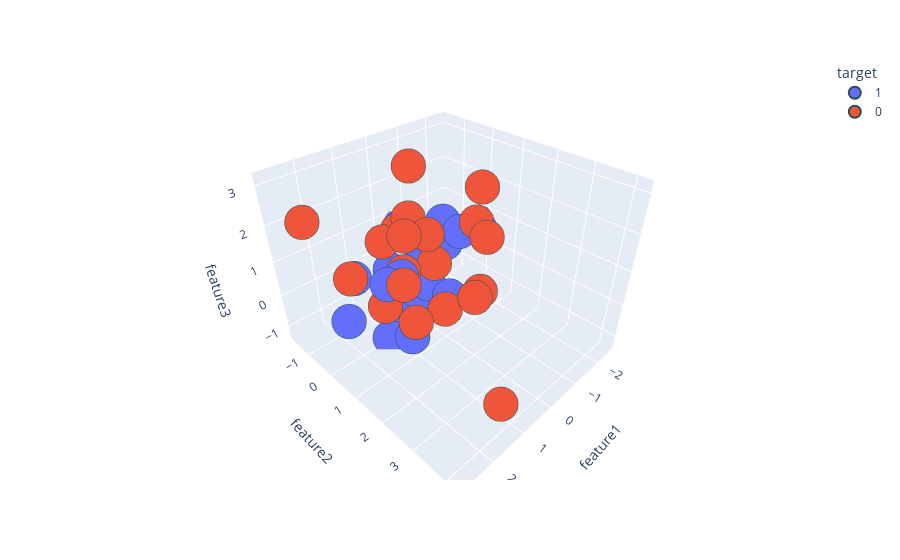

Here is the notebook cell this chart was saved with:
### Code cell
import plotly.express as px

# Convert target to string first
df['target'] = df['target'].astype(str)

# Then pass column NAMES (strings), not the Series themselves
fig = px.scatter_3d(df, 
                    x='feature1',  # Just the column name
                    y='feature2', 
                    z='feature3',
                    color='target')  # Just the column name

fig.update_traces(marker=dict(size=12,
                              line=dict(width=2,
                                        color='DarkSlateGrey')),
                  selector=dict(mode='markers'))

fig.show()

### Figure 1 — Plotly figure (JSON) as saved in the notebook; plotly's stock layout.template omitted (floating-point values rounded to 4 significant figures)
{"data": [{"hovertemplate": "target=1<br>feature1=%{x}<br>feature2=%{y}<br>feature3=%{z}<extra></extra>", "legendgroup": "1", "marker": {"color": "#636efa", "line": {"color": "DarkSlateGrey", "width": 2}, "size": 12, "symbol": "circle"}, "mode": "markers", "name": "1", "scene": "scene", "showlegend": true, "type": "scatter3d", "x": [0.667, 0.9486, -0.3675, 1.772, 0.3223, -1.01, -1.838, 1.045, 0.2411, 1.267, 1.415, 1.968, -2.506, -0.02254, 0.4206, -0.04544, -0.4208, 0.1901, -0.3316, -0.9926], "y": [0.02581, 0.7017, -1.137, -0.3475, 0.06034, 0.4417, -0.9388, 0.5382, -0.9525, 0.1736, 0.4577, -0.5478, 0.147, 0.01342, 0.4116, 1.041, -0.552, 0.5121, -1.632, -0.1613], "z": [-0.7776, -1.051, -1.322, 0.6701, -1.043, 1.129, -0.2018, 0.8121, -0.1363, -1.223, 0.7289, -0.6794, 0.6062, 0.9359, -0.07132, -0.09403, -0.1211, 0.1315, 0.6191, 1.192]}, {"hovertemplate": "target=0<br>feature1=%{x}<br>feature2=%{y}<br>feature3=%{z}<extra></extra>", "legendgroup": "0", "marker": {"color": "#EF553B", "line": {"color": "DarkSlateGrey", "width": 2}, "size": 12, "symbol": "circle"}, "mode": "markers", "name": "0", "scene": "scene", "showlegend": true, "type": "scatter3d", "x": [1.251, 0.7319, 1.677, 1.01, 0.7489, 0.2907, 0.8989, 2.011, 0.2046, 1.425, 1.438, 2.224, -0.7233, 2.823, 0.1771, 1.234, -1.39, -1.028, -0.7643, 0.3849], "y": [0.1864, 0.5174, 4.188, 1.438, 2.593, 0.867, 0.436, 1.921, -0.01154, 1.441, 1.1, 0.2304, 1.461, -0.3329, -0.5981, 0.05278, 0.6667, 1.131, 1.567, 1.324], "z": [1.704, 2.245, -0.08056, 2.328, 1.171, 0.9826, 0.821, 2.933, 3.151, 0.1826, 1.065, 1.192, -0.08537, 2.637, 1.227, -0.2616, 1.344, 2.603, 1.549, -0.1032]}], "layout": {"legend": {"title": {"text": "target"}, "tracegroupgap": 0}, "margin": {"t": 60}, "scene": {"domain": {"x": [0, 1], "y": [0, 1]}, "xaxis": {"title": {"text": "feature1"}}, "yaxis": {"title": {"text": "feature2"}}, "zaxis": {"title": {"text": "feature3"}}}}}
